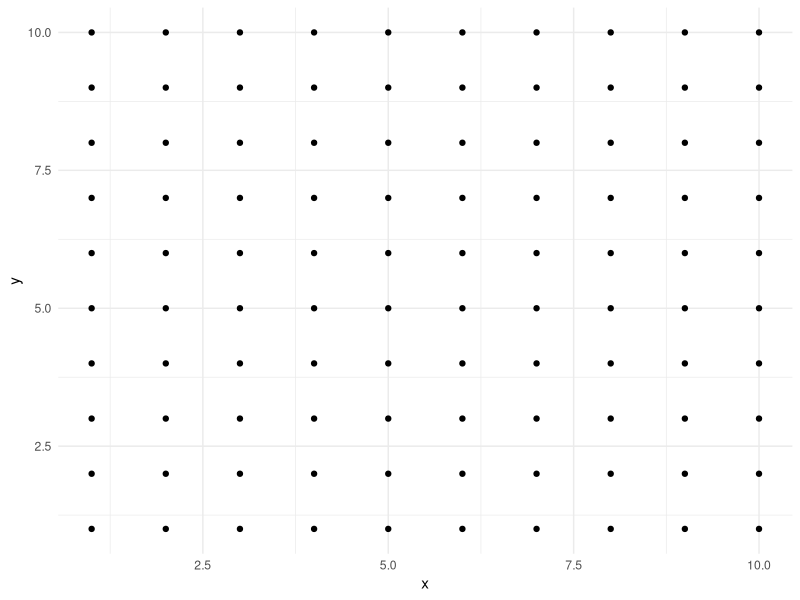
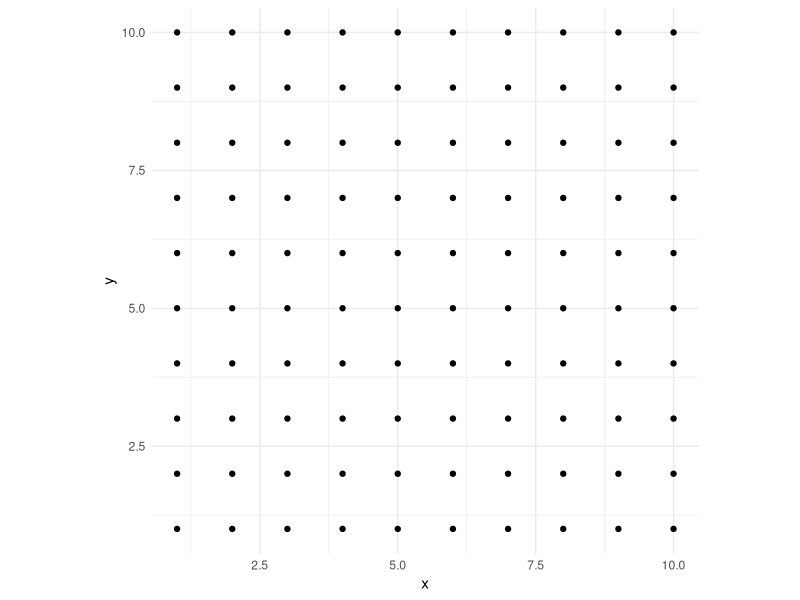
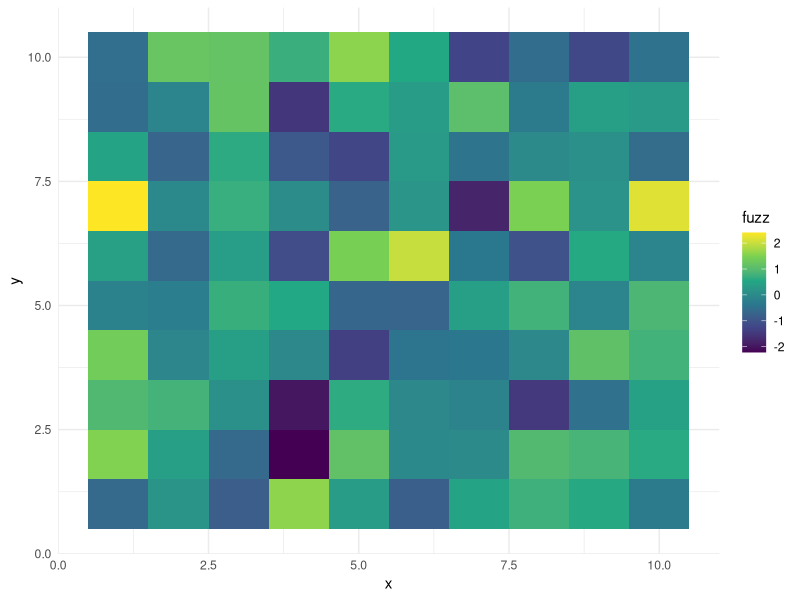
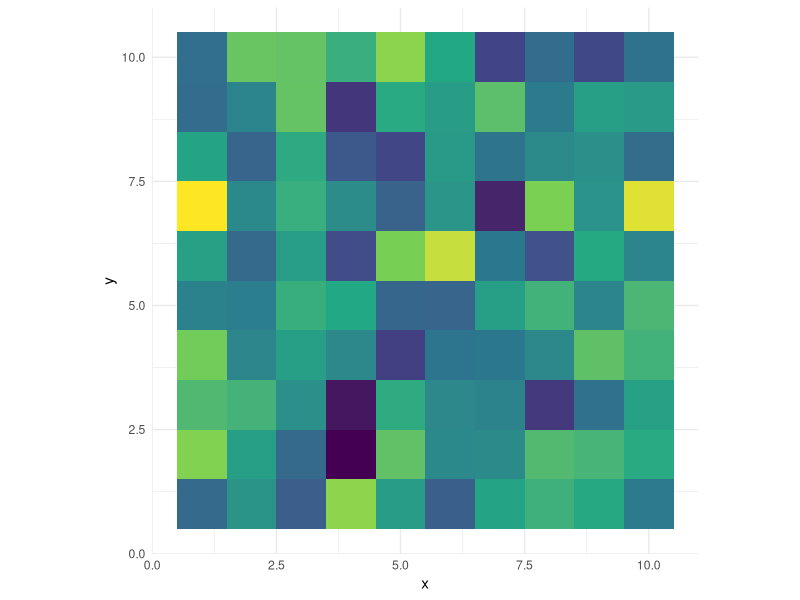
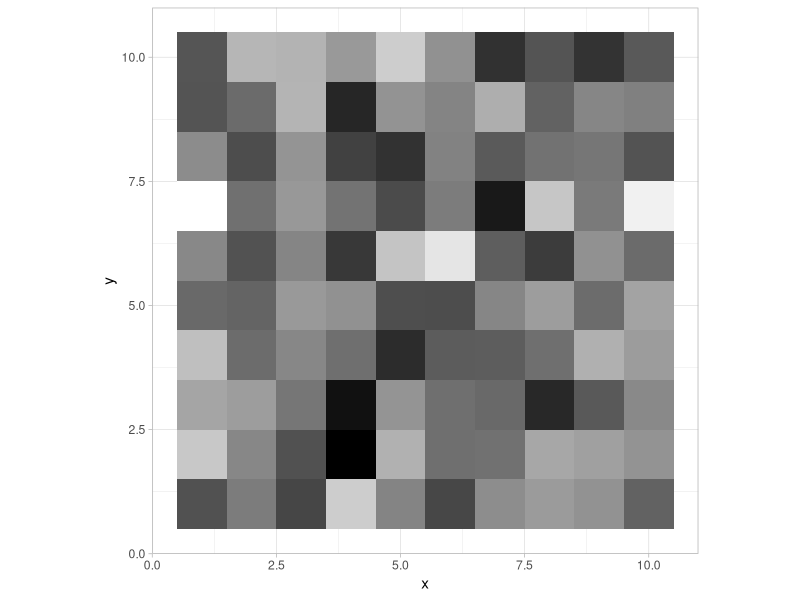
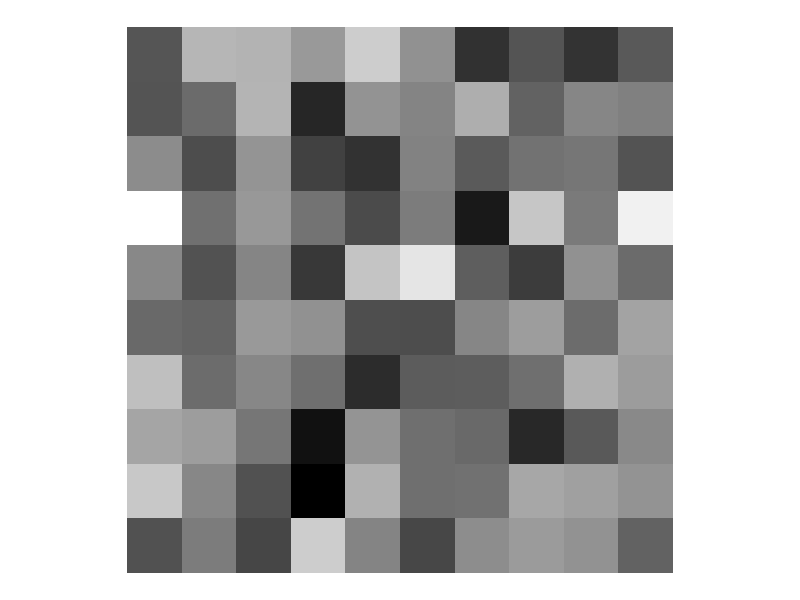
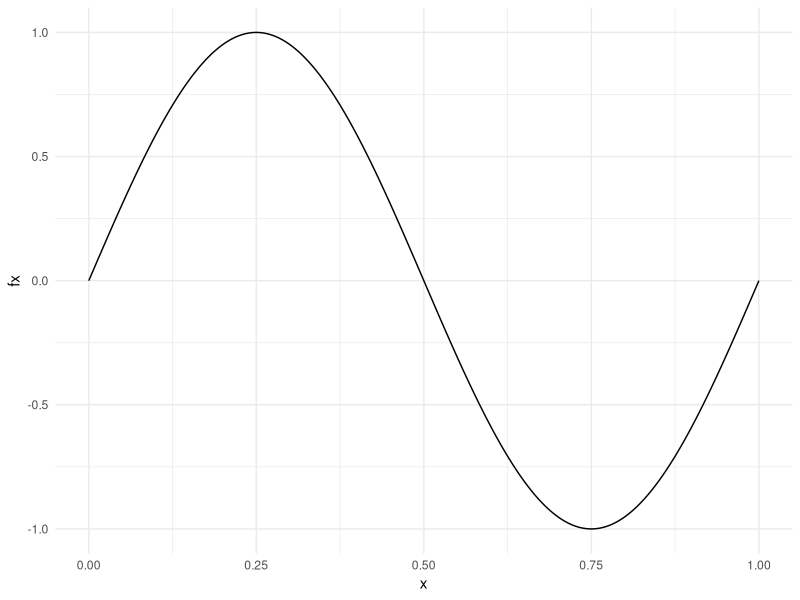
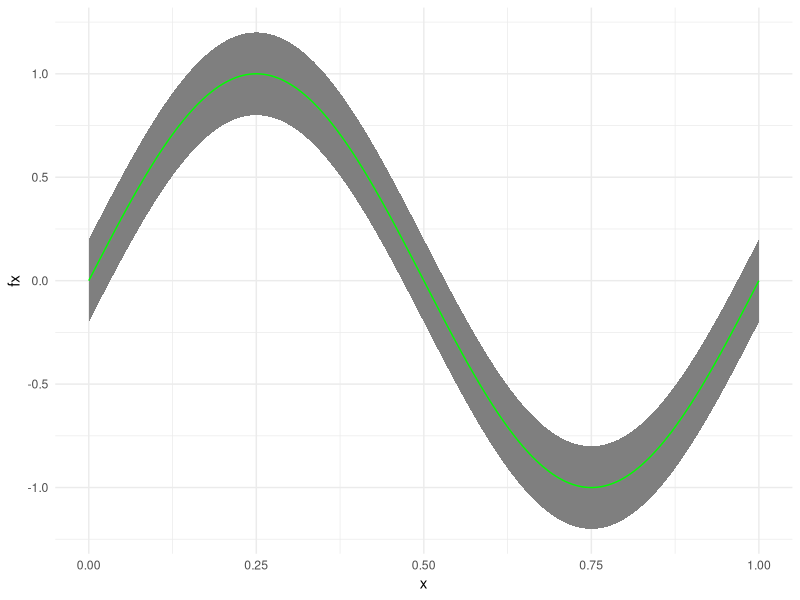

Reproduce these figures in R, in order.
## ---- chunk 1
knitr::opts_chunk$set(fig.height=3, comment="#")
## ---- chunk 2
options(
ggplot2.continuous.colour = "viridis",
ggplot2.continuous.fill = "viridis",
ggplot2.discrete.colour = "brewer",
ggplot2.discrete.fill = "brewer"
)
## ---- chunk 3
library("tidyverse")



df <- expand.grid("x" = 1:10, "y" = 1:10) 
ggplot(df, aes(x, y)) +
  geom_point() +
  theme_minimal()

## ---- chunk 4
ggplot(df, aes(x, y)) +
  geom_point() +
  theme_minimal() +
  coord_equal()
## ---- chunk 5
set.seed(1)
fuzz <- rnorm(nrow(df))
  ggplot(df,aes(x,y)) + 
  geom_tile(aes(fill=fuzz))+
  theme_minimal()
## ---- chunk 6
ggplot(df,aes(x,y)) + 
  geom_tile(aes(fill=fuzz)) + 
  theme_minimal() +
  theme(legend.position="none") +
  coord_equal() 
## ---- chunk 7
ggplot(df, aes(x = x, y = y)) +
  geom_tile(aes(fill = fuzz)) + 
  scale_fill_gradient(low = "black", high = "white") + 
  coord_equal() + 
  theme_light() +
  theme(legend.position = "none")

## ---- chunk 8
ggplot(df, aes(x = x, y = y)) +
  geom_tile(aes(fill = fuzz)) + 
  scale_fill_gradient(low = "black", high = "white") + 
  coord_equal() + 
  theme_void() +
  theme(legend.position = "none")
## ---- chunk 9
x<- seq(0,1, length.out=1001)
FX <- sinpi(2*x)
values<- data.frame(x=c(x),y=c(FX))
ggplot(values,aes(x,y)) + 
  geom_line() + 
  xlim(0,1) + 
  ylim(-1,1) +
  theme_minimal() +
  ylab("fx")
## ---- chunk 10
ggplot(values,aes(x,y)) + 
  geom_ribbon(aes(ymin=y-0.2,ymax=y+0.2),fill="grey50")+
  geom_line(aes(y=y),colour="green") +
  xlim(0,1) + 
  ylim(-1.2,1.2) +
  theme_minimal() +
  ylab("fx")
## ---- chunk 11
x<- vector()
y<-vector()
for (i in 1:10) {
  x[i]=cos((i-1)*36*pi/180)
  y[i]=sin((i-1)*36*pi/180)
}
df<- data.frame(x=x,y=y)
ggplot(df,aes(x,y))+
  geom_polygon(colour="black",fill=NA)+
  theme_minimal()+
  geom_point()+
  coord_equal()
## ---- chunk 12
set.seed(1)
df<- data.frame(x=rnorm(1e3, mean= 3, sd=2 ))
  ggplot(df, aes(x)) +
  geom_density() + 
  stat_function(fun=dnorm, args = list(mean=3, sd=2), colour = "red")+
  geom_vline(xintercept = 8, colour="red", linetype="twodash") +
  theme_minimal()

## ---- chunk 13
A <- matrix(c(-1,3,1,
              -7,9,1,
              -2,2,4), nrow = 3, byrow = TRUE)
ev <- eigen(A)
V <- ev$vectors
L <- ev$values
Lamda <- diag(L)
V_1 <- solve(V)
A
V %*% Lamda %*% V_1
#A = VLamdaV^-1
## ---- chunk 14
A <- matrix(c(10,2,-6,2,7,0,-6,0,2), nrow = 3, byrow = TRUE)
ev <- eigen(A)
V <- ev$vectors
L <- ev$values
Lamda <- diag(L)
VT <-t(V)
A
zapsmall(V %*% Lamda %*% VT)
zapsmall(crossprod(V))
## ---- chunk 15
A <- matrix(c(1,2,3,4,5,6,7,8,6,8,10,12), nrow = 4, byrow = FALSE)
s_v_d <- svd(A)
U <- s_v_d$u
D <- s_v_d$d
E <- diag(D)
V <- s_v_d$v
A
zapsmall(U %*% E %*% t(V))
## ---- chunk 16
A <- matrix(c(4,2,1,
              2,4,2,
              1,2,4), nrow = 3, byrow = TRUE)
ev <- eigen(A)
ev
#you can do a Cholesky decomposition of A becasue A is positive definite since
#all of its eigenvalues are positive and it's symmetric.
C <- chol(A)
C
A
t(C) %*% C
## ---- chunk 17
A <- matrix(c(1,3,2,
              3,0,0,
              0,1,3,
              0,1,0), nrow = 4, byrow = TRUE)
QR <- qr(A)
R <- qr.R(QR)
Q <- qr.Q(QR)
X <- qr.X(QR)
X
zapsmall(Q %*% R)
